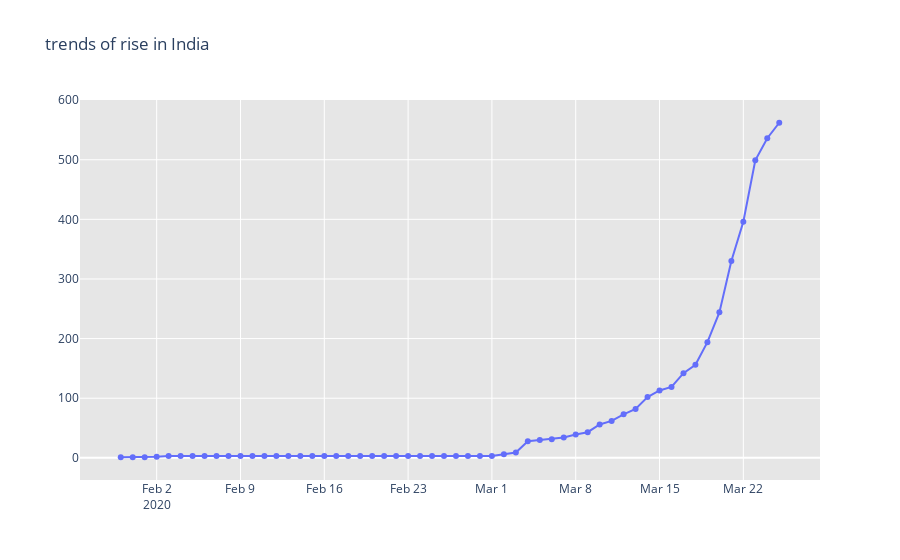
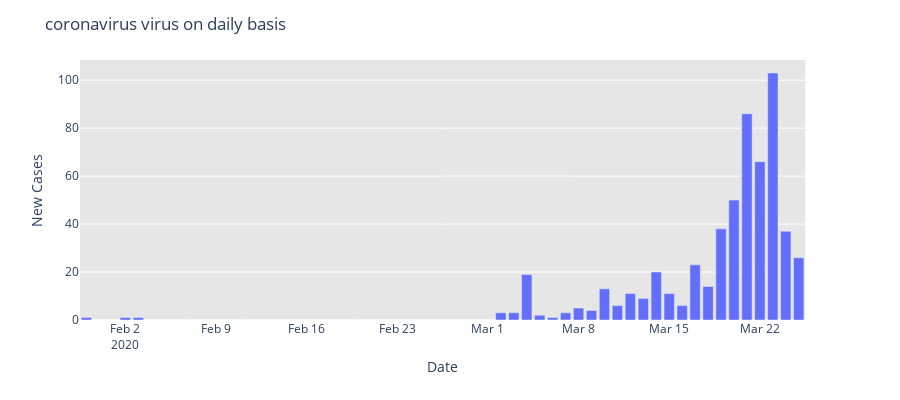

The notebook cell saved with these charts, in order:
### Code cell
fig=go.Figure()
fig.add_trace(go.Scatter(x=dbd_india['Date'],y=dbd_india['Total Cases'],mode='lines+markers',name='Total cases'))
fig.update_layout(title_text='trends of rise in India',plot_bgcolor='rgb(230,230,230)')
fig.show()
import plotly.express as px
fig=px.bar(dbd_india,x='Date',y='New Cases',barmode='group',height=400)
fig.update_layout(title_text='coronavirus virus on daily basis',plot_bgcolor='rgb(230,230,230)')
fig.show()

### Figure 1 — Plotly figure (JSON) as saved in the notebook; plotly's stock layout.template omitted (floating-point values rounded to 4 significant figures)
{"data": [{"mode": "lines+markers", "name": "Total cases", "type": "scatter", "x": ["2020-01-30T00:00:00", "2020-01-31T00:00:00", "2020-02-01T00:00:00", "2020-02-02T00:00:00", "2020-02-03T00:00:00", "2020-02-04T00:00:00", "2020-02-05T00:00:00", "2020-02-06T00:00:00", "2020-02-07T00:00:00", "2020-02-08T00:00:00", "2020-02-09T00:00:00", "2020-02-10T00:00:00", "2020-02-11T00:00:00", "2020-02-12T00:00:00", "2020-02-13T00:00:00", "2020-02-14T00:00:00", "2020-02-15T00:00:00", "2020-02-16T00:00:00", "2020-02-17T00:00:00", "2020-02-18T00:00:00", "2020-02-19T00:00:00", "2020-02-20T00:00:00", "2020-02-21T00:00:00", "2020-02-22T00:00:00", "2020-02-23T00:00:00", "2020-02-24T00:00:00", "2020-02-25T00:00:00", "2020-02-26T00:00:00", "2020-02-27T00:00:00", "2020-02-28T00:00:00", "2020-02-29T00:00:00", "2020-03-01T00:00:00", "2020-03-02T00:00:00", "2020-03-03T00:00:00", "2020-03-04T00:00:00", "2020-03-05T00:00:00", "2020-03-06T00:00:00", "2020-03-07T00:00:00", "2020-03-08T00:00:00", "2020-03-09T00:00:00", "2020-03-10T00:00:00", "2020-03-11T00:00:00", "2020-03-12T00:00:00", "2020-03-13T00:00:00", "2020-03-14T00:00:00", "2020-03-15T00:00:00", "2020-03-16T00:00:00", "2020-03-17T00:00:00", "2020-03-18T00:00:00", "2020-03-19T00:00:00", "2020-03-20T00:00:00", "2020-03-21T00:00:00", "2020-03-22T00:00:00", "2020-03-23T00:00:00", "2020-03-24T00:00:00", "2020-03-25T00:00:00"], "y": [1, 1, 1, 2, 3, 3, 3, 3, 3, 3, 3, 3, 3, 3, 3, 3, 3, 3, 3, 3, 3, 3, 3, 3, 3, 3, 3, 3, 3, 3, 3, 3, 6, 9, 28, 30, 31, 34, 39, 43, 56, 62, 73, 82, 102, 113, 119, 142, 156, 194, 244, 330, 396, 499, 536, 562]}], "layout": {"plot_bgcolor": "rgb(230,230,230)", "title": {"text": "trends of rise in India"}}}

### Figure 2 — Plotly figure (JSON) as saved in the notebook; plotly's stock layout.template omitted (floating-point values rounded to 4 significant figures)
{"data": [{"alignmentgroup": "True", "hoverlabel": {"namelength": 0}, "hovertemplate": "Date=%{x}<br>New Cases=%{y}", "legendgroup": "", "marker": {"color": "#636efa"}, "name": "", "offsetgroup": "", "orientation": "v", "showlegend": false, "textposition": "auto", "type": "bar", "x": ["2020-01-30T00:00:00", "2020-01-31T00:00:00", "2020-02-01T00:00:00", "2020-02-02T00:00:00", "2020-02-03T00:00:00", "2020-02-04T00:00:00", "2020-02-05T00:00:00", "2020-02-06T00:00:00", "2020-02-07T00:00:00", "2020-02-08T00:00:00", "2020-02-09T00:00:00", "2020-02-10T00:00:00", "2020-02-11T00:00:00", "2020-02-12T00:00:00", "2020-02-13T00:00:00", "2020-02-14T00:00:00", "2020-02-15T00:00:00", "2020-02-16T00:00:00", "2020-02-17T00:00:00", "2020-02-18T00:00:00", "2020-02-19T00:00:00", "2020-02-20T00:00:00", "2020-02-21T00:00:00", "2020-02-22T00:00:00", "2020-02-23T00:00:00", "2020-02-24T00:00:00", "2020-02-25T00:00:00", "2020-02-26T00:00:00", "2020-02-27T00:00:00", "2020-02-28T00:00:00", "2020-02-29T00:00:00", "2020-03-01T00:00:00", "2020-03-02T00:00:00", "2020-03-03T00:00:00", "2020-03-04T00:00:00", "2020-03-05T00:00:00", "2020-03-06T00:00:00", "2020-03-07T00:00:00", "2020-03-08T00:00:00", "2020-03-09T00:00:00", "2020-03-10T00:00:00", "2020-03-11T00:00:00", "2020-03-12T00:00:00", "2020-03-13T00:00:00", "2020-03-14T00:00:00", "2020-03-15T00:00:00", "2020-03-16T00:00:00", "2020-03-17T00:00:00", "2020-03-18T00:00:00", "2020-03-19T00:00:00", "2020-03-20T00:00:00", "2020-03-21T00:00:00", "2020-03-22T00:00:00", "2020-03-23T00:00:00", "2020-03-24T00:00:00", "2020-03-25T00:00:00"], "xaxis": "x", "y": [1, 0, 0, 1, 1, 0, 0, 0, 0, 0, 0, 0, 0, 0, 0, 0, 0, 0, 0, 0, 0, 0, 0, 0, 0, 0, 0, 0, 0, 0, 0, 0, 3, 3, 19, 2, 1, 3, 5, 4, 13, 6, 11, 9, 20, 11, 6, 23, 14, 38, 50, 86, 66, 103, 37, 26], "yaxis": "y"}], "layout": {"barmode": "group", "height": 400, "legend": {"tracegroupgap": 0}, "margin": {"t": 60}, "plot_bgcolor": "rgb(230,230,230)", "title": {"text": "coronavirus virus on daily basis"}, "xaxis": {"anchor": "y", "domain": [0, 0.98], "title": {"text": "Date"}}, "yaxis": {"anchor": "x", "domain": [0, 1], "title": {"text": "New Cases"}}}}
